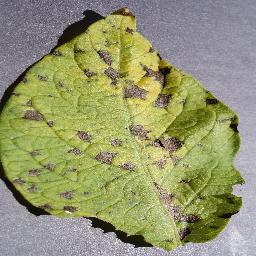
#> input picture lab03/Ziemniaki/Task 2 - Hard/Potato___Early_blight/03b0d3c1-b5b0-48f4-98aa-f8904670290f___RS_Early.B 7051.JPG, 256 x 256 px
$ python -i leaf_utils.py   (imports and definitions only)
#> lines starting #> are read from the running program, lines starting #| are printed output that depends on the picture; after the words box and inside, x2 and y2 are one past the last pixel; in counts of white or black regions, pixels touching at a corner belong together
"""Wspólne funkcje: ładowanie danych, segmentacja liścia, cechy Hougha."""
from pathlib import Path
import random

import numpy as np
from scipy import ndimage as ndi
from skimage import io, color, feature, filters, measure, morphology
from skimage.transform import hough_line, hough_line_peaks, probabilistic_hough_line

# DATA_DIR = Path(__file__).parent / "Ziemniaki" / "Task 1 - Simple"
# CLASSES = {"zdrowe": "Potato___healthy", "chore": "Potato___Early_blight"}
DATA_DIR = Path(__file__).parent / "Ziemniaki" / "Task 2 - Hard"
CLASSES = {"obłożnie chore": "Potato___Late_blight", "chore": "Potato___Early_blight"}


# ---------------------------------------------------------------- dane

# [13 lines left out: functions list_paths, sample_paths, not called in this run]


def load(path):
    return io.imread(path)


# ---------------------------------------------------------------- segmentacja

def excess_green(img):
    """ExG = 2G - R - B (na znormalizowanych kanałach) - jasne dla zieleni."""
    f = img.astype(float) / 255
    return 2 * f[..., 1] - f[..., 0] - f[..., 2]
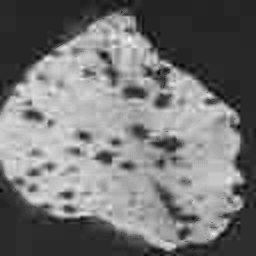
#> returned value: shape (256, 256) float64; min -0.184, max 0.576, mean 0.166; drawn with min black and max white


def smooth_contour(mask, radius):
    """Wygładzenie konturu: dylatacja, potem erozja tym samym dyskiem (= zamknięcie morfologiczne).
    Większy promień = gładszy kontur, ale zalewa też głębsze wcięcia brzegu."""
    if radius <= 0:
        return mask
    fp = morphology.disk(radius)
    # margines, żeby erozja przy krawędzi obrazu nie zjadała liścia dotykającego ramki
    padded = np.pad(mask, radius, mode="edge")
    padded = morphology.erosion(morphology.dilation(padded, fp), fp)
    return padded[radius:-radius, radius:-radius]


def segment_leaf(img, smooth_radius=5):
    """Binaryzacja liścia.

    smooth_radius - promień dysku do wygładzania konturu (0 = bez wygładzania)

    Zwraca słownik:
      exg     - mapa ExG
      green   - ExG > próg Otsu (zielona tkanka; plamy choroby wypadają jako dziury)
      leaf    - maska całego liścia (największa składowa, domknięta, z wypełnionymi dziurami)
      lesions - plamy = liść, ale nie zielone
    """
    exg = excess_green(img)
    green = exg > filters.threshold_otsu(exg)
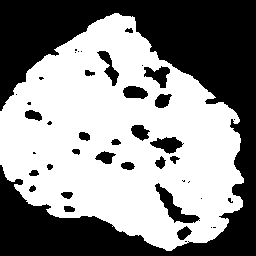
#> green: shape (256, 256) bool; 54.8% white; 42 black regions (18 under 20 px), largest, box (x1, y1, x2, y2) and area: (0, 0, 256, 256) 26419, (155, 183, 200, 223) 542, (150, 137, 184, 154) 327

    mask = morphology.opening(green, morphology.disk(2))
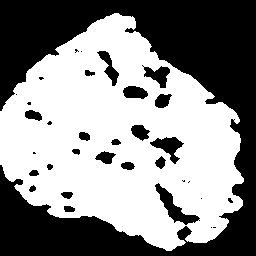
#> mask: shape (256, 256) bool; 54.6% white; 34 black regions (13 under 20 px), largest, box (x1, y1, x2, y2) and area: (0, 0, 256, 256) 26645, (155, 183, 200, 225) 555, (150, 137, 184, 164) 398
    labels = measure.label(mask)
    if labels.max() > 0:
        largest = np.argmax(np.bincount(labels.ravel())[1:]) + 1
#> largest = 1
        mask = labels == largest
    mask = smooth_contour(mask, smooth_radius)
#> in smooth_contour, `padded = np.pad(mask, radius, mode="edge")`: padded: shape (266, 266) bool; 50.9% white; 34 black regions (13 under 20 px), largest, box (x1, y1, x2, y2) and area: (0, 0, 266, 266) 31595, (160, 188, 205, 230) 555, (155, 142, 189, 169) 398
#> in smooth_contour, `padded = morphology.erosion(morphology.dilation(padded, fp), fp)`:
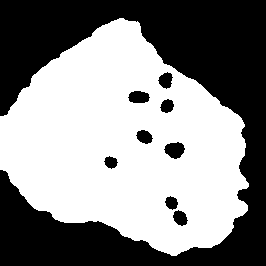
#> padded: shape (266, 266) bool; 54.1% white; 9 black regions, largest, box (x1, y1, x2, y2) and area: (0, 0, 266, 266) 31101, (164, 142, 185, 159) 250, (128, 91, 150, 103) 211
#> in smooth_contour, `return padded[radius:-radius, radius:-radius]`:
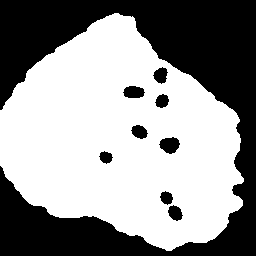
#> returned value: shape (256, 256) bool; 58% white; 9 black regions, largest, box (x1, y1, x2, y2) and area: (0, 0, 256, 256) 26154, (159, 137, 180, 154) 250, (123, 86, 145, 98) 211
    leaf = ndi.binary_fill_holes(mask)
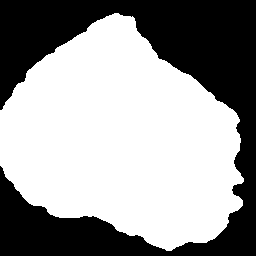
#> leaf: shape (256, 256) bool; 60.1% white; 1 black region, box (x1, y1, x2, y2) and area: (0, 0, 256, 256) 26154

    lesions = leaf & ~green
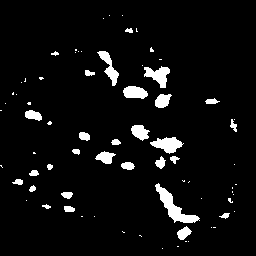
#> lesions: shape (256, 256) bool; 5.4% white; 73 white regions (44 under 20 px), largest, box (x1, y1, x2, y2) and area: (155, 183, 200, 223) 542, (150, 137, 184, 154) 327, (144, 66, 170, 88) 309
#> (the run stopped early here; a loop or call above may not have finished)

$ run again, on lab03/Ziemniaki/Task 2 - Hard/Potato___Late_blight/05c29b23-ecdf-41fc-be67-910bb74cd67c___RS_LB 4016.JPG
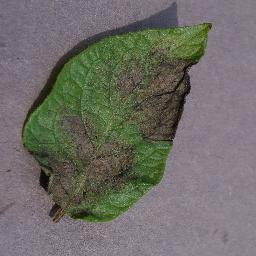
#> input picture lab03/Ziemniaki/Task 2 - Hard/Potato___Late_blight/05c29b23-ecdf-41fc-be67-910bb74cd67c___RS_LB 4016.JPG, 256 x 256 px
#> green: shape (256, 256) bool; 23.9% white; 3 white regions (1 under 20 px), largest, box (x1, y1, x2, y2) and area: (23, 23, 210, 223) 15618, (90, 180, 96, 186) 30
#> in segment_leaf, `labels = measure.label(mask)`:
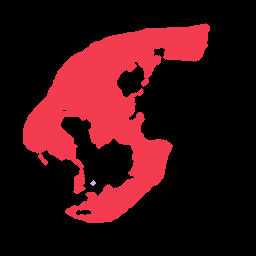
#> labels: shape (256, 256) int32; 3 distinct labels, from 0 to 2; one colour per label, 0 black
#> largest = 1
#> leaf: shape (256, 256) bool; 29.3% white; 1 white region, box (x1, y1, x2, y2) and area: (23, 23, 210, 223) 19183
#> in segment_leaf, `lesions = leaf & ~green`:
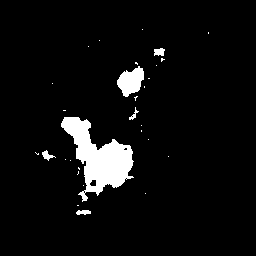
#> lesions: shape (256, 256) bool; 5.5% white; 30 white regions (24 under 20 px), largest, box (x1, y1, x2, y2) and area: (61, 117, 134, 202) 2755, (117, 66, 144, 97) 533, (154, 48, 165, 56) 69, (42, 150, 56, 161) 65, (76, 210, 91, 215) 58, (129, 107, 139, 120) 40
